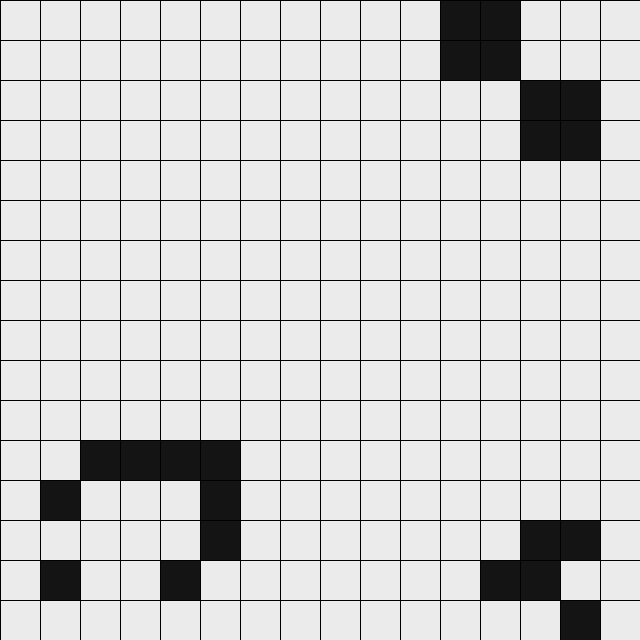
Frame 1 (no input)
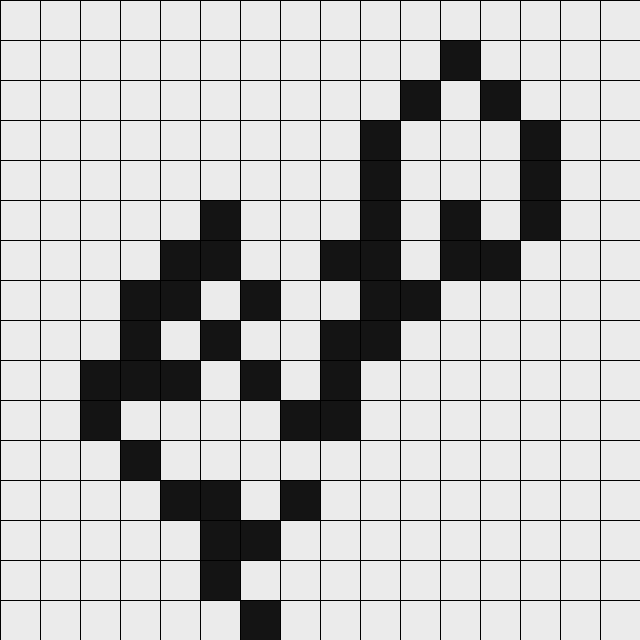
Frame 60 (the mouse pressed at the canvas centre just before this capture)
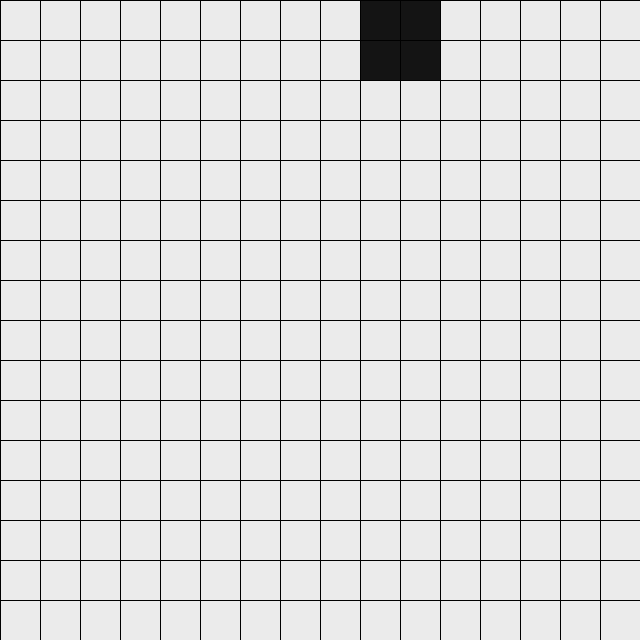
Frame 120 (the mouse held since frame 60 and released just before this capture)

The Processing sketch that drew these frames (run headless with seeded random() and noise(); from frame 60 on, the mouse is pressed at the canvas centre):

// Processing sketch: conways_game_of_life_2_28_17
// ── conways_game_of_life_2_28_17.pde
/*This is John Conway's Game of Life:
* It is a grid, with cells
* A cell may be alive(1) or dead(0)
* This data is kept track of in a matrix.
* The matrix is analyzed and remade every step of the program based on several rules:
* 1.) A cell dies by isolation if it has less than one live neighbor
* 2.) A cell dies by overpopulation if it has 4 or more live neighbors
* 3.) A cell lives if it has 2 or 3 neighbors
* Remember, a neighbor is one of the eight other cells around a cell.
*
*/

//GLOBAL VARIABLES:
int numRows = 16;
int numCols = 16;
int height = 640;
int width = height;
int ig = 0;
int jg = 0;
//

/*MAKES A CLEAR MATRIX
*int[][] initialArray = new int[cols][rows];
*for(var i = 0; i < numRows; i++){
*  for(var j = 0; j < numCols; j++){
*    initialMATRIX[i][j] = 0;
*  }
*}
*/

//SO YOU CAN VISUALLY EDIT THE MATRIX(BUILT AROUND A 16 X 16 MATRIX):
int[][] initialMatrix = {{0,0,0,0,0,0,0,0,0,0,0,1,1,0,0,0},//16x16 grid, 0 is off, 1 is on
                         {0,0,0,0,0,0,0,0,0,0,0,1,0,0,0,0},
                         {0,0,0,0,0,1,0,0,0,0,0,0,0,0,1,0},
                         {0,0,0,0,0,0,0,0,0,0,0,0,0,1,1,0},
                         {0,0,0,0,0,0,0,0,0,0,0,0,0,0,0,0},
                         {0,0,0,0,0,0,0,0,0,0,0,0,0,0,0,0},
                         {0,0,0,0,0,0,0,0,0,0,0,0,0,0,0,0},
                         {0,0,0,0,0,0,0,0,0,0,0,0,0,0,0,0},
                         {0,0,0,0,0,0,0,0,0,0,0,0,0,0,0,0},
                         {0,0,0,0,0,0,0,0,0,0,0,0,0,0,0,0},
                         {0,0,0,0,0,0,0,0,0,0,0,0,0,0,0,0},
                         {0,0,0,1,1,0,0,0,0,0,0,0,0,0,0,0},
                         {0,1,1,0,1,1,0,0,0,0,0,0,0,0,0,0},
                         {0,1,1,1,1,0,0,0,0,0,0,0,0,1,1,0},
                         {0,0,1,1,0,0,0,0,0,0,0,0,0,1,0,1},
                         {0,0,0,0,0,0,0,0,0,0,0,0,0,1,0,0}
                        };
                        
//RANDOM BEGINNING ARRAY       
      
//int[][] initialMatrix = new int[numCols][numRows];



void setup(){
  //for(int i = 0; i < numRows; i++){
    //for(int j = 0; j < numCols; j++){
      //int matrixValue = (int)random(0,1.5);
      //initialMatrix[i][j] = matrixValue;
    //}
  //}
  size(640, 640);
  printMatrix(); 
  delay(1000);
}
void draw(){
  initialMatrix = assessMatrix();
  printMatrix();
  delay(250);
}
int[][] assessMatrix(){
  /*this function reads the current array,
  *assesses the number of neighbors,
  *and kills or preserves cells based upon their # of neighbors
  *making a new array and then making the old array = new array
  *effectively remaking the array
  */
  int[][] newMatrix = new int[numRows][numCols];//makes a array for just this function
  for(int i = 0; i < numRows; i++){
    for(int j = 0; j < numCols; j++){
      newMatrix[i][j] = 0;
    }
  }
  for(int i = 0; i< numRows; i++){
    for(int j = 0; j < numCols; j++){
    //SELECTS POINT ON ARRAY AND REASSIGNS GLOBALS
      ig = i;
      jg = j;
    //CHECKS THE NUMBER OF NEIGHBORS AND DECIDES
      int numNeighbors = assessNeighbors();
    //tell it if it's 0 or 1: 0 is dead, 1 is alive
      if(initialMatrix[i][j] == 1){
        //it is alive
        if(numNeighbors < 4 && numNeighbors > 1){
          newMatrix[i][j] = 1;
        }else{
          newMatrix[i][j] = 0;
        }
      }
      if(initialMatrix[i][j] == 0){
        if(numNeighbors ==3){
          newMatrix[i][j] = 1;
        }else{
          newMatrix[i][j] = 0;
        }
      }
    }
  }
  initialMatrix = newMatrix;
  return initialMatrix;
}

int assessNeighbors(){
  /*FUNCTION RETURNS A NUMBER OF NEIGHBORS, CHECKING EACH OF THE EIGHT SPACES AROUND THE
  *CELL(initialArray[ig][jg])
  *BEFORE CHECKING FOR THAT NEIGHBOR, IT ENSURES THAT THERE WILL BE NO POSSIBILITY OF AN OUT
  *OUT OF BOUNDS VALUE ON THE MATRIX, WHICH IS A FATAL ERROR.
  *THE NUMBER OF NEIGHBORS IS TALLIED WITH THE int neighbors AND RETURNED TO THE assessArray
  *FUNCTION SO THAT IT MAY CONTINUE IN ASSEMBLING THE NEW ARRAY
  */
  int neighbors = 0;
  if(ig != 0 && jg != 0){//top left 
    if(initialMatrix[ig-1][jg-1] == 1){
      neighbors++;
    }
  }
  if(ig != 0){//top center
    if(initialMatrix[ig-1][jg] == 1){
      neighbors++;
    }
  }
  if(ig != 0 && jg != numCols-1){//top right
    if(initialMatrix[ig-1][jg+1] == 1){
      neighbors++;
    }
  }
  if(jg != 0){//left center
    if(initialMatrix[ig][jg-1] == 1){
     neighbors++;
    }
  }
  if(jg != numCols-1){//right center
    if(initialMatrix[ig][jg+1] == 1){
     neighbors++;
    }
  }
  if(ig != numRows-1 && jg != 0){//bottom left
    if(initialMatrix[ig+1][jg-1] == 1){
      neighbors++;
    }   
  }
  if(ig != numRows-1){//bottom center
    if(initialMatrix[ig+1][jg] == 1){
      neighbors++;
    }
  }
  if(ig != numRows-1 && jg != numCols-1){//bottom right
    if(initialMatrix[ig + 1][ jg + 1] == 1){
      neighbors++;
    }
  }
  return neighbors;
}
void printMatrix(){
  //this function takes the current version of initialArray and displays it.
  for(int i = 0; i < numRows; i++){
    for(int j = 0; j < numCols; j++){
      int xPos = j * (width/numCols);
      int yPos = i * (height/numRows);
      int rectWidth = (width/numCols);
      int rectHeight = (height/numRows);
      if(initialMatrix[i][j] == 0){
        fill(235);//dead and white
      }else{
        fill(20);//alive and black
      }
      rect(xPos, yPos, rectWidth, rectHeight); 
    }
  }
}
